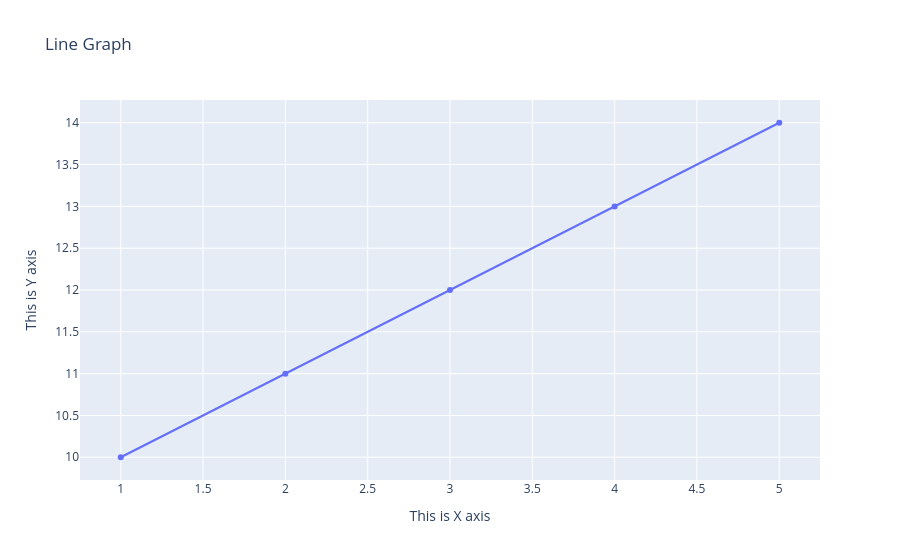

The code cell stored with this chart in its notebook:
### Markdown cell above
# adding titles

### Code cell
fig = go.Figure(go.Scatter(x=x, y=y))
fig.update_layout(title = "Line Graph", xaxis_title = "This is X axis", yaxis_title= "This is Y axis")

### Figure 1 — Plotly figure (JSON) as saved in the notebook; plotly's stock layout.template omitted (floating-point values rounded to 4 significant figures)
{"data": [{"type": "scatter", "x": [1, 2, 3, 4, 5], "y": [10, 11, 12, 13, 14]}], "layout": {"autosize": true, "title": {"text": "Line Graph"}, "xaxis": {"autorange": true, "range": [0.7511, 5.249], "title": {"text": "This is X axis"}, "type": "linear"}, "yaxis": {"autorange": true, "range": [9.67, 14.33], "title": {"text": "This is Y axis"}, "type": "linear"}}}
